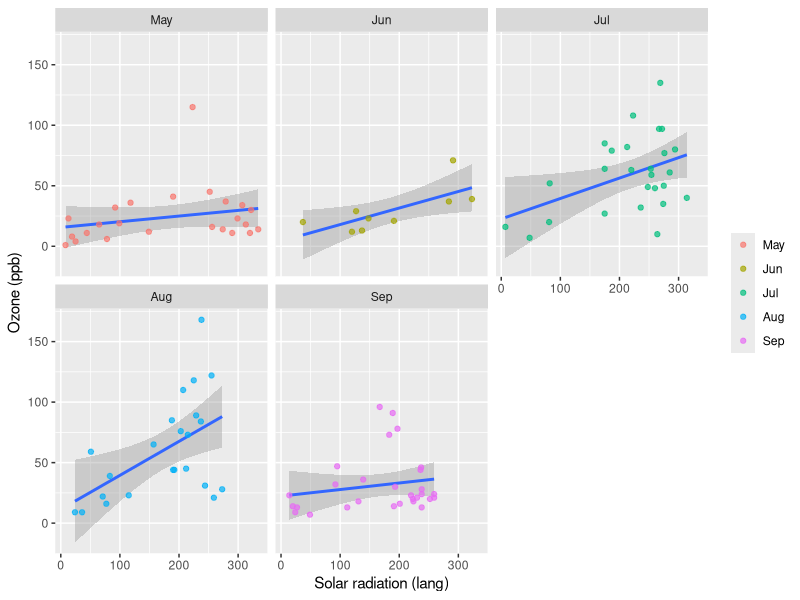

Reproduce this figure in R.
## ---- chunk 1
knitr::opts_chunk$set(out.width = '100%', dpi=300) # configuratie voor figuur grootte en resolutie
knitr::opts_chunk$set(echo = FALSE) # Deze regel zorgt ervoor GEEN ENKELE chunk getoond wordt! 
# Laad alle gebruikte bibliotheken hier
library(ggplot2)
## ---- chunk 2
airquality$Month_f = factor(airquality$Month, levels = 5:9, labels = month.abb[5:9])
ggplot(data = airquality, mapping = aes(x = Solar.R, y = Ozone)) +
    geom_smooth(method = "lm", formula = y ~ x) +
    geom_point(aes(color = Month_f), alpha = 0.7) + 
    facet_wrap(. ~ Month_f) +
    ylab("Ozone (ppb)") +
    xlab("Solar radiation (lang)") +
    theme(legend.title = element_blank())
## ---- chunk 3

